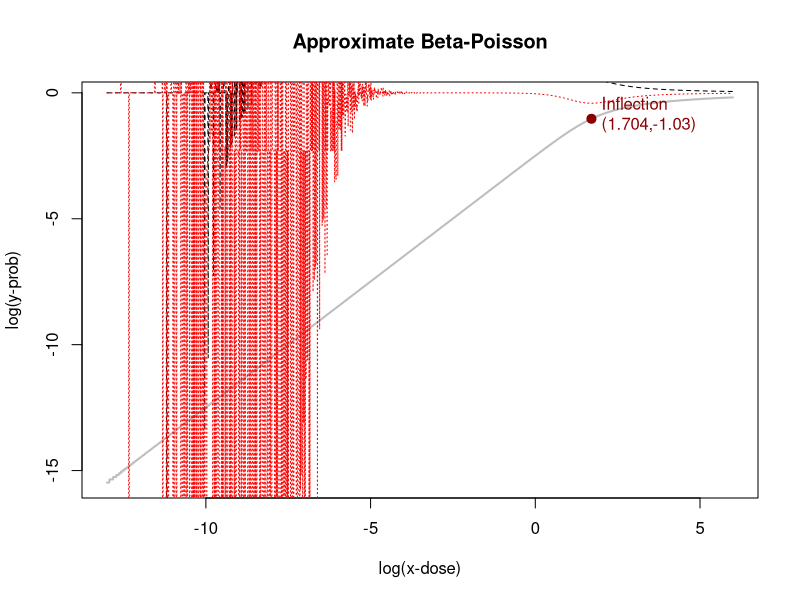

The R script that drew this image:
#Tutorial for linearization
library(pracma) #for fderiv

#define function- make sure it's in log-log format

approx_bp <- function(x){
  x <- 10^x #we're giving the function a log-transformed dose
  a <- 0.104
  b <- 32.3
  log10(1 - (1 + (x/b))^-a) #the function returns a log-transformed response
}

#define a sequence of doses to use for numerical differentiation:lower than -13 hits float problems. 
xs <- seq(-13, 6, length.out=2000)

#run the function over the defined sequence
ys <- approx_bp(xs)

#take the first derivative using backwards finite differences
y1 <- fderiv(approx_bp, xs, n=1, method="backward" )
#take the second derivative using backwards finite differences
y2 <- fderiv(approx_bp, xs, n=2, method="backward")

#identify the infelction point - this is iterative, check visually to adjust the range to look for the inflection point
#identify the index value of the inflection point
inflect_idx <- which(xs > 0)[which.min(y2[xs > 0])] #visually identified range where inflection point is, bounded the search for the minimum in that area to avoid wiggles. which.min looks for rank not value.
#find the x and y values for that index
inflect_x <- xs[inflect_idx]
inflect_y <- ys[inflect_idx]

# Plot
plot(xs, ys, type="l", col="gray", lwd=2, main="Approximate Beta-Poisson",
     xlab="log(x-dose)", ylab="log(y-prob)")
lines(xs, y1, col="black", lty=2)
lines(xs, y2, col="red", lty=3)
points(inflect_x, inflect_y, col="darkred", pch=19, cex=1.2)
text(inflect_x, inflect_y, labels=paste0("Inflection\n(", round(inflect_x,3), ",", round(inflect_y,3),")"), pos=4, col="darkred")

##check here if the range for inflection point is correct, visually the point should match where the inflection point is. There can be inprecision, "wiggles", so narrow the range of xs if needed in line 27


#Find the linear fit
#pull out the the x and y values that are in the linear range
linear_idx <- which(xs <= inflect_x)
x_linear <- xs[linear_idx]
y_linear <- ys[linear_idx]

#use linear regression on the values
lin_model <- lm(y_linear ~ x_linear)
